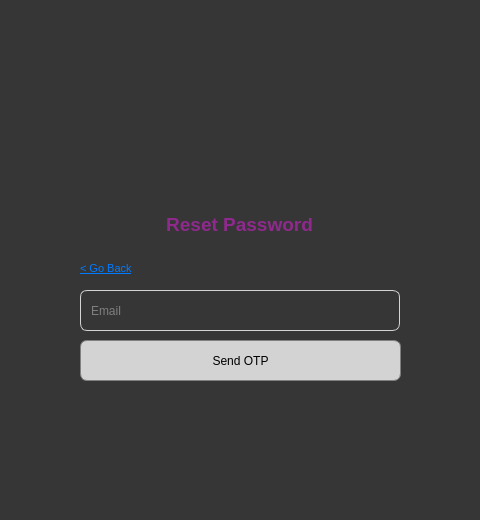
<?xml version="1.0" encoding="UTF-8"?>
<ui version="4.0">
 <class>Dialog</class>
 <widget class="QDialog" name="Dialog">
  <property name="geometry">
   <rect>
    <x>0</x>
    <y>0</y>
    <width>480</width>
    <height>520</height>
   </rect>
  </property>
  <property name="windowTitle">
   <string>Dialog</string>
  </property>
  <property name="styleSheet">
   <string notr="true">background-color: rgb(54, 54, 54);</string>
  </property>
  <widget class="QLabel" name="label">
   <property name="geometry">
    <rect>
     <x>40</x>
     <y>100</y>
     <width>400</width>
     <height>100</height>
    </rect>
   </property>
   <property name="text">
    <string/>
   </property>
   <property name="pixmap">
    <pixmap>../../Downloads/lgo.png</pixmap>
   </property>
  </widget>
  <widget class="QLineEdit" name="Email">
   <property name="geometry">
    <rect>
     <x>80</x>
     <y>290</y>
     <width>320</width>
     <height>41</height>
    </rect>
   </property>
   <property name="styleSheet">
    <string notr="true">QLineEdit {
    border: 1px solid lightgray;
	color: rgb(200, 200, 200);
    border-top-left-radius: 7px;
    border-bottom-left-radius: 7px;
	border-top-right-radius: 7px;
    border-bottom-right-radius: 7px;
    /* Other corners will be sharp by default or implicitly 0 if not set */
	padding: 8px; /* Adds 5 pixels of padding on all sides */
}</string>
   </property>
   <property name="placeholderText">
    <string>Email</string>
   </property>
  </widget>
  <widget class="QPushButton" name="sendOTP">
   <property name="geometry">
    <rect>
     <x>80</x>
     <y>340</y>
     <width>321</width>
     <height>41</height>
    </rect>
   </property>
   <property name="styleSheet">
    <string notr="true">QPushButton {
    background-color: lightgray; /* Apply background color to the button */
    border: 1px solid gray;      /* Always good to define a border when using border-radius */
    border-top-left-radius: 7px;
    border-bottom-left-radius: 7px;
    border-top-right-radius: 7px;
    border-bottom-right-radius: 7px;
}

QPushButton#Login:hover {
    color: #0056b3;              /* Darker blue on hover */
    text-decoration: underline;  /* Ensure underline stays on hover */
}</string>
   </property>
   <property name="text">
    <string>Send OTP</string>
   </property>
  </widget>
  <widget class="QLabel" name="label_4">
   <property name="geometry">
    <rect>
     <x>139</x>
     <y>210</y>
     <width>201</width>
     <height>30</height>
    </rect>
   </property>
   <property name="text">
    <string>&lt;html&gt;&lt;head/&gt;&lt;body&gt;&lt;p align=&quot;center&quot;&gt;&lt;span style=&quot; font-size:14pt; font-weight:600; color:#8f298d;&quot;&gt;Reset Password&lt;/span&gt;&lt;/p&gt;&lt;/body&gt;&lt;/html&gt;</string>
   </property>
  </widget>
  <widget class="QPushButton" name="goBack">
   <property name="geometry">
    <rect>
     <x>80</x>
     <y>260</y>
     <width>61</width>
     <height>16</height>
    </rect>
   </property>
   <property name="styleSheet">
    <string notr="true">QPushButton#goBack {
    background-color: transparent; /* Keep this */
    border: none;                /* Keep this */
    color: #007bff;
    text-decoration: underline;
    font-size: 8pt;
    text-align: left;
    /* This next line is often the magic bullet for stubborn backgrounds */
    qproperty-flat: true; /* This explicitly sets the flat property via stylesheet */
}

QPushButton#goBack:hover {
    color: #0056b3;
    text-decoration: underline;
}</string>
   </property>
   <property name="text">
    <string>&lt; Go Back</string>
   </property>
  </widget>
  <widget class="QLabel" name="ErrorEmailReset">
   <property name="geometry">
    <rect>
     <x>80</x>
     <y>390</y>
     <width>311</width>
     <height>16</height>
    </rect>
   </property>
   <property name="styleSheet">
    <string notr="true">color: rgb(224, 0, 14);</string>
   </property>
   <property name="text">
    <string>&lt;html&gt;&lt;head/&gt;&lt;body&gt;&lt;p&gt;&lt;span style=&quot; color:#ff000e;&quot;&gt;&lt;br/&gt;&lt;/span&gt;&lt;/p&gt;&lt;/body&gt;&lt;/html&gt;</string>
   </property>
  </widget>
 </widget>
 <resources/>
 <connections/>
</ui>
